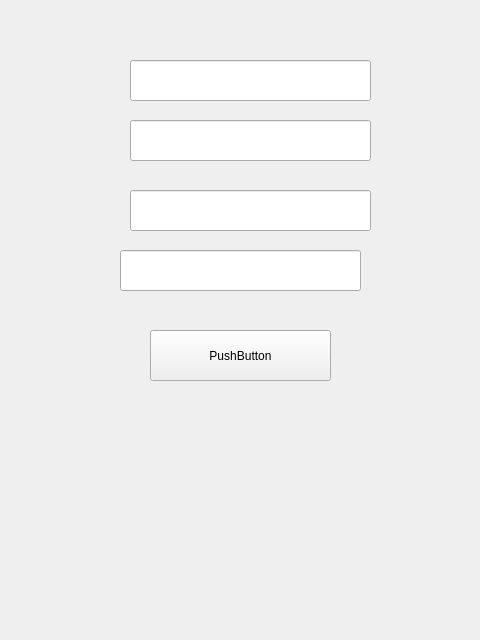
<?xml version="1.0" encoding="UTF-8"?>
<ui version="4.0">
 <class>registration_form</class>
 <widget class="QWidget" name="registration_form">
  <property name="geometry">
   <rect>
    <x>0</x>
    <y>0</y>
    <width>480</width>
    <height>640</height>
   </rect>
  </property>
  <property name="windowTitle">
   <string>Form</string>
  </property>
  <widget class="QLineEdit" name="password_input">
   <property name="geometry">
    <rect>
     <x>120</x>
     <y>250</y>
     <width>241</width>
     <height>41</height>
    </rect>
   </property>
  </widget>
  <widget class="QLineEdit" name="email_input">
   <property name="geometry">
    <rect>
     <x>130</x>
     <y>190</y>
     <width>241</width>
     <height>41</height>
    </rect>
   </property>
  </widget>
  <widget class="QLineEdit" name="login_input">
   <property name="geometry">
    <rect>
     <x>130</x>
     <y>120</y>
     <width>241</width>
     <height>41</height>
    </rect>
   </property>
  </widget>
  <widget class="QLineEdit" name="name_input">
   <property name="geometry">
    <rect>
     <x>130</x>
     <y>60</y>
     <width>241</width>
     <height>41</height>
    </rect>
   </property>
  </widget>
  <widget class="QPushButton" name="register_button">
   <property name="geometry">
    <rect>
     <x>150</x>
     <y>330</y>
     <width>181</width>
     <height>51</height>
    </rect>
   </property>
   <property name="text">
    <string>PushButton</string>
   </property>
  </widget>
 </widget>
 <resources/>
 <connections/>
</ui>
